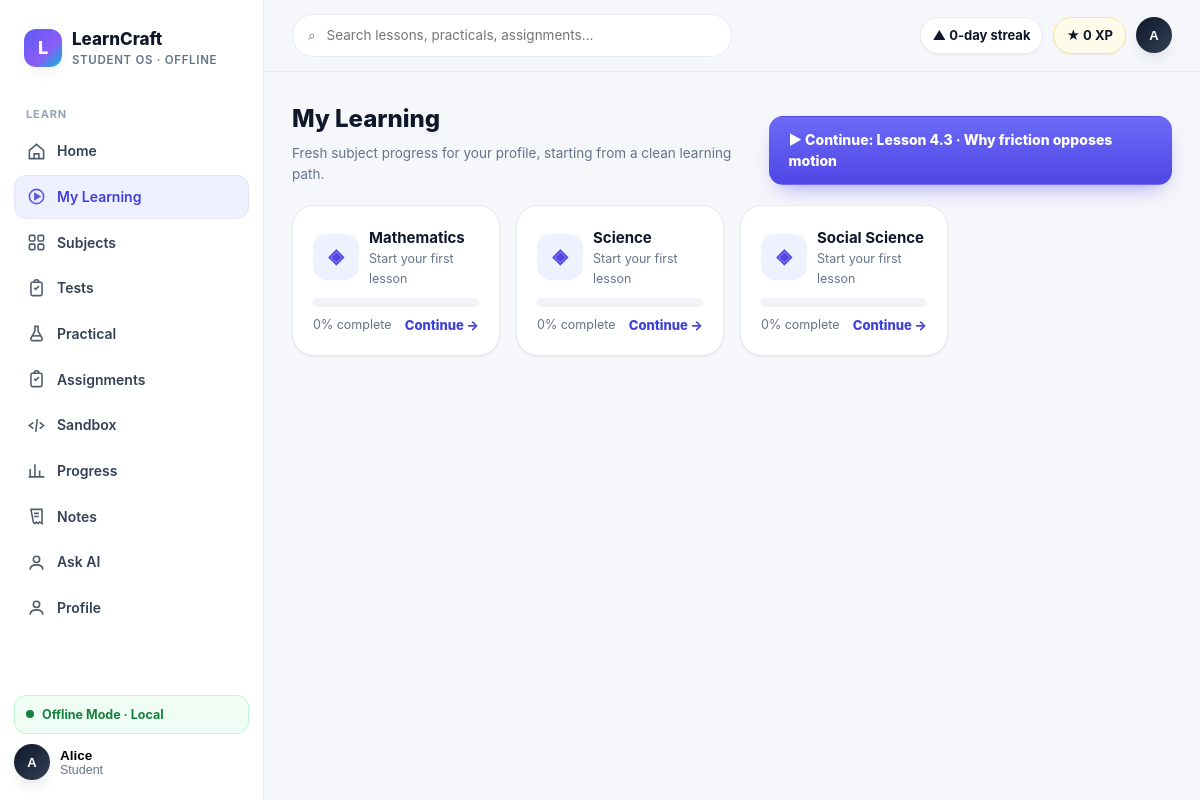
The app's page /my-learning (signed in) with its own data.
### tables this page shows
CREATE TABLE users (
            id INTEGER PRIMARY KEY AUTOINCREMENT,
            name TEXT NOT NULL,
            email TEXT NOT NULL UNIQUE,
            password_hash TEXT NOT NULL,
            role TEXT NOT NULL DEFAULT 'STUDENT',
            avatar TEXT,
            bio TEXT,
            created_at TIMESTAMP NOT NULL DEFAULT CURRENT_TIMESTAMP,
            updated_at TIMESTAMP NOT NULL DEFAULT CURRENT_TIMESTAMP
        );

CREATE TABLE academic_subjects (
            subject_id TEXT PRIMARY KEY,
            board TEXT NOT NULL,
            class_level TEXT NOT NULL,
            academic_year TEXT NOT NULL,
            slug TEXT NOT NULL,
            name TEXT NOT NULL,
            description TEXT NOT NULL DEFAULT '',
            source_version TEXT NOT NULL,
            UNIQUE(board, class_level, academic_year, slug)
        );

### app/main.py (the view)
@app.route("/my-learning")
@require_auth
def my_learning():
    user = current_user()
    return render_template("pages/my_learning.html", title="My Learning",
                           my_subjects=student_subjects(user["id"]),
                           cont=continue_learning(user["id"]),
                           **shell_ctx("my-learning", user))

### app/database/connection.py (called while the page is built)
def resolve_db_path():
    configured = os.environ.get("LEARNCRAFT_DB_PATH")
    if configured:
        return Path(configured)
    return DATA_DIR / "learncraft.db"

def get_connection():
    db_path = resolve_db_path()
    db_path.parent.mkdir(parents=True, exist_ok=True)
    connection = sqlite3.connect(db_path)
    connection.row_factory = sqlite3.Row
    return connection

def _row_to_dict(row):
    return dict(row) if row else None

def get_user_by_id(user_id):
    connection = get_connection()
    user = connection.execute("SELECT * FROM users WHERE id = ?", (int(user_id),)).fetchone()
    connection.close()
    return _row_to_dict(user)

def user_payload(user):
    if not user:
        return None
    user_data = dict(user)
    user_data.pop("password_hash", None)
    return user_data

def get_user_progress(user_id):
    connection = get_connection()
    rows = connection.execute(
        "SELECT * FROM learning_progress WHERE user_id = ? ORDER BY updated_at DESC",
        (int(user_id),),
    ).fetchall()
    connection.close()
    return [dict(row) for row in rows]

### app/main.py (called while the page is built, shortened)
def current_user():
    user_id = session.get("user_id")
    if not user_id:
        return None
    return user_payload(get_user_by_id(user_id))

def require_auth(view):
    @wraps(view)
    def wrapped(*args, **kwargs):
        user = current_user()
        return view(*args, **kwargs)
    return wrapped

def build_student_profile(user=None):
    profile = {"name": "Student", "roll_no": "Student", "avatar": "LC", "level": 1,
               "xp": 0, "streak_days": 0, "overall_progress": 0, "rank": None}
    if user is None:
        return profile
    rows = get_user_progress(user["id"])
    completed = sum(row["status"] == "completed" for row in rows)
    overall = round(sum(row["percent_complete"] for row in rows) / len(rows)) if rows else 0
    profile.update({"name": user.get("name") or "Student", "avatar": (user.get("avatar") or "LC").upper(),
                   "roll_no": user.get("roll_no") or "Student", "xp": completed * 100,
                   "overall_progress": overall, "level": 1 + completed // 5})
    return profile

def shell_ctx(active, user=None):
    return dict(nav=M.NAV, student=build_student_profile(user), active=active, pending_count=0)

### app/services/content_catalog.py (called while the page is built)
def _read_feature(filename: str) -> dict:
    path = FEATURES_DIR / filename
    if not path.exists():
        return {"subjects": []}
    return _read_json(path)

### data/seed/lessons_data.py (called while the page is built)
def get_lesson(lesson_id):
    return LESSONS.get(lesson_id)

### frontend/templates/pages/my_learning.html (shortened to what this page needs)
{% extends "base.html" %}{% from "components.html" import progressbar %}
{% block content %}
<div class="page-head">
  <div>
    <div class="h1">My Learning</div>
    <p class="page-sub">Fresh subject progress for your profile, starting from a clean learning path.</p>
  </div>
  {% if cont %}
  <a class="btn btn-primary" href="{{ cont.resume_url }}">▶ Continue: {{ cont.lesson }}</a>
  {% else %}
  <a class="btn btn-primary" href="/subjects">Browse subjects</a>
  {% endif %}
</div>
<div class="grid grid-4">
  {% for s in my_subjects %}
  <div class="card hover" data-search="{{ s.name }} {{ s.current_chapter }}">
    <div style="display:flex;gap:10px;align-items:center;margin-bottom:10px">
      <div class="tile-icon" style="background:{{ s.bg }};color:{{ s.color }}">{{ s.icon }}</div>
      <div>
        <b>{{ s.name }}</b>
        <div class="caption">{{ s.current_chapter }}</div>
      </div>
    </div>
    {{ progressbar(s.progress) }}
    <div style="display:flex;justify-content:space-between;align-items:center;margin-top:8px">
      <span class="caption">{{ s.progress }}% complete</span>
      <a href="/subjects/{{ s.slug }}" style="font-size:13px;font-weight:800">Continue →</a>
    </div>
  </div>
  {% endfor %}
</div>
{% endblock %}

### frontend/templates/base.html (shortened to what this page needs)
<!DOCTYPE html>
<html lang="en">
<head>
<link rel="stylesheet" href="/static/css/design-system.css">
</head>
<body>
{% from "components.html" import icon %}
<div class="shell">
  <aside class="sidebar" id="sidebar">
    <div class="brand"><div class="brand-mark">L</div><div><div class="brand-name">LearnCraft</div><div class="brand-sub">Student OS · Offline</div></div></div>
    <nav class="nav">
      <div class="nav-label">Learn</div>
      {% for item in nav %}
      <a class="nav-item {% if active == item.slug %}active{% endif %}" href="{{ item.href }}">{{ icon(item.icon) }}{{ item.label }}
      </a>
      {% endfor %}
    </nav>
    <div class="side-foot">
      <div class="offline-pill" data-network-pill><span class="dot pulse"></span><span>Offline Mode · Local</span></div>
      <div class="profile-menu-wrap sidebar-profile-wrap">
        <button class="mini-profile profile-trigger" type="button" aria-expanded="false" aria-controls="sidebarProfileMenu">
          <div class="avatar">{{ student.avatar }}</div>
          <div><div style="font-weight:800;font-size:13.5px">{{ student.name }}</div><div class="caption">{{ student.roll_no }}</div></div>
        </button>
      </div>
    </div>
  </aside>
  <div class="main">
    <div class="topbar">
      <div class="search">⌕ <input id="globalSearch" placeholder="Search lessons, practicals, assignments…" oninput="filterCards(this.value)"></div>
      <div class="top-actions">
        <span class="pill">▲ {{ student.streak_days }}-day streak</span>
        <span class="pill xp">★ {{ student.xp }} XP</span>
        <div class="profile-menu-wrap top-profile-wrap">
          <button class="profile-trigger top-profile-trigger" type="button" aria-expanded="false" aria-controls="topProfileMenu">
            <div class="avatar">{{ student.avatar }}</div>
          </button>
        </div>
      </div>
    </div>
    <div class="content">{% block content %}{% endblock %}</div>
  </div>
</div>
</body>
</html>

### frontend/templates/components.html (shortened to what this page needs)
{% macro icon(name) -%}
{% if name == 'home' %}<svg viewBox="0 0 24 24" fill="none" stroke="currentColor" stroke-width="2"><path d="M3 10.5 12 3l9 7.5V21H3z"/><path d="M9 21v-6h6v6"/></svg>
{% elif name == 'play' %}<svg viewBox="0 0 24 24" fill="none" stroke="currentColor" stroke-width="2"><circle cx="12" cy="12" r="9"/><path d="M10 8.5v7l6-3.5z" fill="currentColor"/></svg>
{% elif name == 'grid' %}<svg viewBox="0 0 24 24" fill="none" stroke="currentColor" stroke-width="2"><rect x="3" y="3" width="7" height="7" rx="1.5"/><rect x="14" y="3" width="7" height="7" rx="1.5"/><rect x="3" y="14" width="7" height="7" rx="1.5"/><rect x="14" y="14" width="7" height="7" rx="1.5"/></svg>
{% elif name == 'flask' %}<svg viewBox="0 0 24 24" fill="none" stroke="currentColor" stroke-width="2"><path d="M9 3h6M10 3v6l-5 9a2 2 0 0 0 1.8 3h10.4A2 2 0 0 0 19 18l-5-9V3"/><path d="M7.5 15h9"/></svg>
{% elif name == 'clip' %}<svg viewBox="0 0 24 24" fill="none" stroke="currentColor" stroke-width="2"><rect x="5" y="4" width="14" height="17" rx="2"/><path d="M9 4a3 3 0 0 1 6 0M9 11l2 2 4-4"/></svg>
{% elif name == 'code' %}<svg viewBox="0 0 24 24" fill="none" stroke="currentColor" stroke-width="2"><path d="m8 8-5 4 5 4M16 8l5 4-5 4M13 4l-2 16"/></svg>
{% elif name == 'chart' %}<svg viewBox="0 0 24 24" fill="none" stroke="currentColor" stroke-width="2"><path d="M4 20V10M10 20V4M16 20v-8M22 20H2"/></svg>
{% elif name == 'note' %}<svg viewBox="0 0 24 24" fill="none" stroke="currentColor" stroke-width="2"><path d="M5 3h14v18l-3-2-2 2-2-2-2 2-2-2z"/><path d="M9 8h6M9 12h6"/></svg>
{% elif name == 'user' %}<svg viewBox="0 0 24 24" fill="none" stroke="currentColor" stroke-width="2"><circle cx="12" cy="8" r="4"/><path d="M4 21c0-4 3.6-6 8-6s8 2 8 6"/></svg>
{% else %}<svg viewBox="0 0 24 24" fill="none" stroke="currentColor" stroke-width="2"><circle cx="12" cy="12" r="9"/></svg>
{% endif %}
{%- endmacro %}
{% macro progressbar(pct) -%}
<div class="pbar" role="progressbar" aria-valuenow="{{ pct }}" aria-valuemin="0" aria-valuemax="100"><i style="width:{{ pct }}%"></i></div>
{%- endmacro %}

### frontend/templates/pages/my_learning.html (style rules this page uses)
.page-sub { color:var(--muted);font-size:13.5px;margin-top:6px }

### records on screen
users: avatar "A", name "Alice", roll_no "Student"
academic_subjects: icon "◈", name "Mathematics", current_chapter "Start your first lesson", progress "0"
academic_subjects: icon "◈", name "Science", current_chapter "Start your first lesson", progress "0"
academic_subjects: icon "◈", name "Social Science", current_chapter "Start your first lesson", progress "0"

### other values on screen
{{ item.label }} "Home" "My Learning" "Subjects" "Tests" "Practical" "Assignments" "Sandbox" "Progress" "Notes" "Ask AI" "Profile"
{{ student.streak_days }} "0"
{{ student.xp }} "0"
{{ cont.lesson }} "Lesson 4.3 · Why friction opposes motion"
